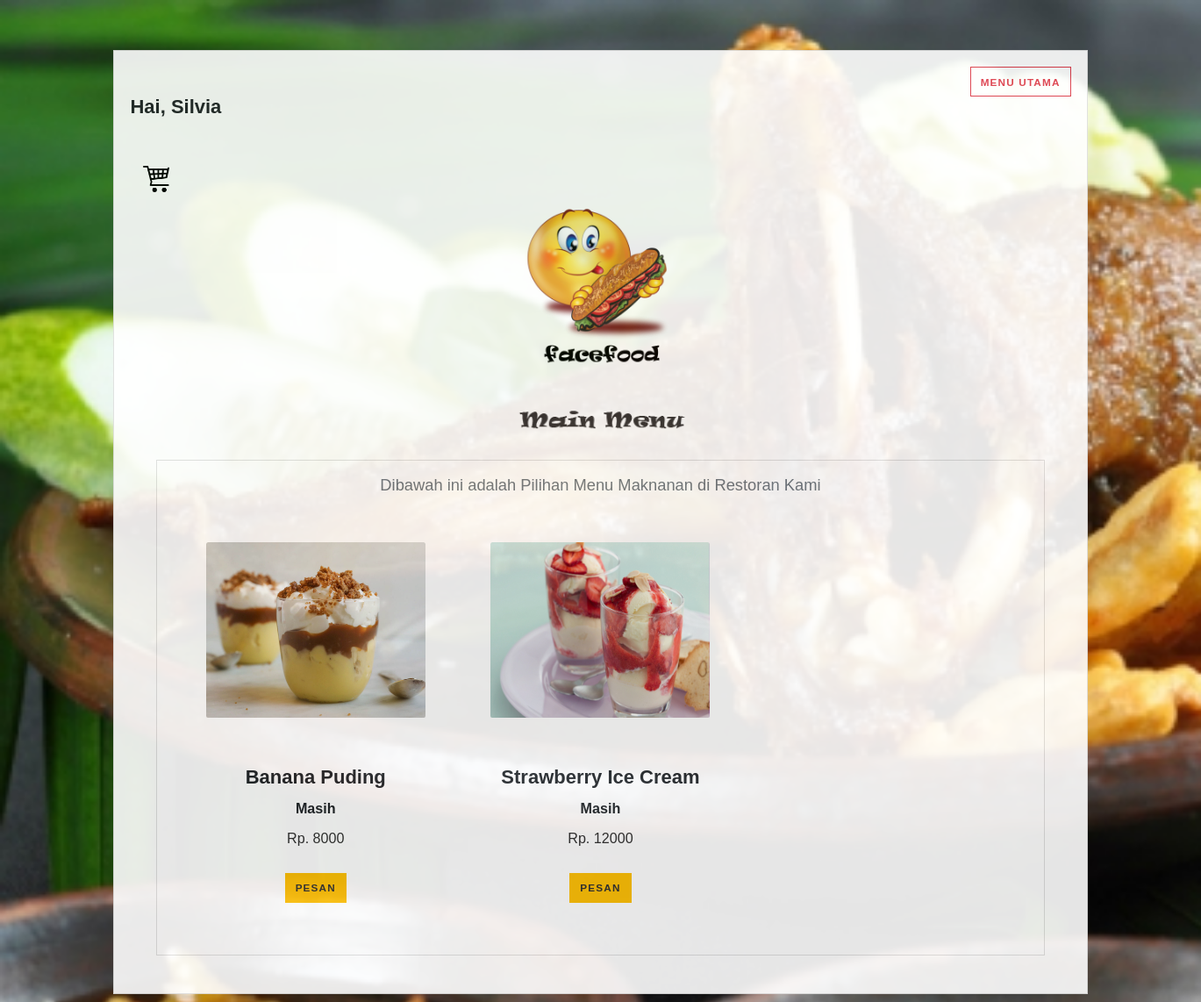
/menu_dessert.php (signed in), run on the app's committed database.
### tables this page shows
CREATE TABLE `dessert` (
  `no` int(11) NOT NULL,
  `nama` varchar(50) NOT NULL,
  `ketersediaan` varchar(11) NOT NULL,
  `harga` mediumtext NOT NULL,
  `foto` varchar(200) NOT NULL
);

### menu_dessert.php (the view, shortened to what this page needs)
<?php
if(isset($_SESSION['fullname']))
{
?>
<!DOCTYPE html>
<html>
<head>
	<link rel="stylesheet" type="text/css" href="assets/css/bootstrap.css">
  <link rel="stylesheet" href="assets/css/main.css" />
  <link rel="stylesheet" href="vendor/bootstrap/css/bootstrap.min.css">
  <link rel="stylesheet" href="vendor/font-awesome/css/font-awesome.min.css">
  <link rel="stylesheet" href="vendor/bootstrap-select/css/bootstrap-select.min.css">
  <link rel="stylesheet" href="vendor/owl.carousel/assets/owl.carousel.css">
  <link rel="stylesheet" href="vendor/owl.carousel/assets/owl.theme.default.css">
  <link rel="stylesheet" href="css/style.default.css" id="theme-stylesheet">
  <link rel="stylesheet" href="css/custom.css">
</head>
<body class="subpage">
<body class="bg-default" style="background-color:#fafafa">
	<div class="container-fluid">
	  <div class="row">
	  	<div class="col-md-1"></div>
	    <div class="col-md-10">
	    <div style="opacity: 0.9">
	    	<div class="card" style="margin-top:1rem;margin-bottom:1rem">
				  <div class="card-body">
				  	<div style="text-align: right">
				  <a class="btn btn-outline-danger my-2 my-sm-0" href="menu.php">Menu Utama</a> </div>
          <h3><th scope="col">Hai,
         <?php echo $_SESSION['fullname'] ?></th></h3>
         <br><br>
         <a href="order_cart.php?nama=<?=$_SESSION['fullname']?>"><div style="text-align: right" class="col-md-1"><img src="cart.png" width="30" height="30"></div></a>
	<div style="text-align: center">
					<img src="assets/image/icon_title.png" width="220" height="220"></div>
				<div style="text-align: center">
					<img src="assets/image/main_menu.png" width="500" height="70"></div>
	<div id="all">
      <div class="container-fluid">
    <div class="row">
      <div class="col-md-12">
        <div style="padding:1rem">
          <div class="card">
            <div class="card-body">
             <div id="content">
        <div class="container">
            <div class="col-md-15">
              <h6 class="text-muted lead" style="text-align: center">Dibawah ini adalah Pilihan Menu Maknanan di Restoran Kami </h6>
              <br><br>
              <div class="row products products-big">
                <div class="col-lg-4 col-md-6">
                  <div class="product">
                    <div class="image"><alt="" class="img-fluid image1">
                    <?php
                    $query = "SELECT * FROM dessert where no='1'";
                    $result = mysql_query($query);
                    $i=1;
                    while ($row = mysql_fetch_array($result,MYSQL_ASSOC)) {
                      echo "<td><img src='admin/images/".$row['foto']."' width='250' height='200'></td>" ?> <alt="" class="img-fluid image1"></a></div>
                      <h3 class="h3"><?= $row['nama']?></h3>
                      <h3 class="h4"><?= $row['ketersediaan']?></h3>
                      <p class="price">Rp. <?=$row['harga']?></p>
                      <?php if($row['ketersediaan'] == "Masih"){?>
                      <a class="btn btn-warning btn-m" id=test href="order_dessert.php?no=<?=$row['no']?>">Pesan
                      </a></td>
                      <?php $i++;}?>
                  </div>
                </div>
                <?php }?>
                <div class="col-lg-4 col-md-6">
                  <div class="product">
                    <div class="image"><alt="" class="img-fluid image1">
                    <?php
                    $query = "SELECT * FROM dessert where no='2'";
                    $result = mysql_query($query);
                    $i=1;
                    while ($row = mysql_fetch_array($result,MYSQL_ASSOC)) {
                      echo "<td><img src='admin/images/".$row['foto']."' width='250' height='200'></td>" ?> <alt="" class="img-fluid image1"></a></div>
                      <h3 class="h3"><?= $row['nama']?></h3>
                      <h3 class="h4"><?= $row['ketersediaan']?></h3>
                      <p class="price">Rp. <?=$row['harga']?></p>
                      <?php if($row['ketersediaan'] == "Masih"){?>
                      <a class="btn btn-warning btn-m" id=test href="order_dessert.php?no=<?=$row['no']?>">Pesan
                      </a></td>
                      <?php $i++;}?>
                  </div>
                </div>
                <?php }?>
                <div class="col-lg-4 col-md-6">
                  <div class="product">
                    <div class="image"><alt="" class="img-fluid image1">
                <div class="col-lg-4 col-md-6">
                  <div class="product">
                    <div class="image"><alt="" class="img-fluid image1">
                <div class="col-lg-4 col-md-6">
                  <div class="product">
                    <div class="image"><alt="" class="img-fluid image1">
                <div class="col-lg-4 col-md-6">
                 <div class="product">
                    <div class="image"><alt="" class="img-fluid image1">
                <div class="col-lg-4 col-md-6">
                  <div class="product">
                    <div class="image"><alt="" class="img-fluid image1">
                <div class="col-lg-4 col-md-6">
                  <div class="product">
                    <div class="image"><alt="" class="img-fluid image1">
                <div class="col-lg-4 col-md-6">
                  <div class="product">
                    <div class="image"><alt="" class="img-fluid image1">
                <div class="col-lg-4 col-md-6">
                  <div class="product">
                    <div class="image"><alt="" class="img-fluid image1">
                <div class="col-lg-4 col-md-6">
                  <div class="product">
                    <div class="image"><alt="" class="img-fluid image1">
                <div class="col-lg-4 col-md-6">
                 <div class="product">
                    <div class="image"><alt="" class="img-fluid image1">
                <div class="col-lg-4 col-md-6">
                 <div class="product">
                    <div class="image"><alt="" class="img-fluid image1">
                <div class="col-lg-4 col-md-6">
                  <div class="product">
                    <div class="image"><alt="" class="img-fluid image1">
                <div class="col-lg-4 col-md-6">
                  <div class="product">
                    <div class="image"><alt="" class="img-fluid image1">
                <div class="col-lg-4 col-md-6">
                  <div class="product">
                    <div class="image"><alt="" class="img-fluid image1">
                <div class="col-lg-4 col-md-6">
                  <div class="product">
                    <div class="image"><alt="" class="img-fluid image1">
                <div class="col-lg-4 col-md-6">
                  <div class="product">
            </div>
      </div>
      </div>
    </div>
  </div>
</body>
</html>
<?php
}

### assets/css/main.css (style rules this page uses)
html, body, div, span, applet, object, iframe, h1, h2, h3, h4, h5, h6, p, blockquote, pre, a, abbr, acronym, address, big, cite, code, del, dfn, em, img, ins, kbd, q, s, samp, small, strike, strong, sub, sup, tt, var, b, u, i, center, dl, dt, dd, ol, ul, li, fieldset, form, label, legend, table, caption, tbody, tfoot, thead, tr, th, td, article, aside, canvas, details, embed, figure, figcaption, footer, header, hgroup, menu, nav, output, ruby, section, summary, time, mark, audio, video { margin: 0; padding: 0; border: 0; font-size: 100%; font: inherit; vertical-align: baseline; }
body { line-height: 1; }
body { -webkit-text-size-adjust: none; }
*, *:before, *:after { -moz-box-sizing: border-box; -webkit-box-sizing: border-box; box-sizing: border-box; }
.container { margin-left: auto; margin-right: auto; }
.container { width: 80rem; }
@media screen and (max-width: 1680px) { .container { width: 80rem; } }
.row { border-bottom: solid 1px transparent; -moz-box-sizing: border-box; -webkit-box-sizing: border-box; box-sizing: border-box; }
.row > * { float: left; -moz-box-sizing: border-box; -webkit-box-sizing: border-box; box-sizing: border-box; }
.row:after, .row:before { content: ''; display: block; clear: both; height: 0; }
.row > * { padding: 0 0 0 2rem; }
.row { margin: 0 0 -1px -2rem; }
@media screen and (max-width: 1680px) { .row > * { padding: 0 0 0 2rem; } }
@media screen and (max-width: 1680px) { .row { margin: 0 0 -1px -2rem; } }
body { -ms-overflow-style: scrollbar; }
body { background: #fff; }
html { font-size: 13pt; }
@media screen and (max-width: 1680px) { html { font-size: 11pt; } }
body { background-color: #fff; color: #444; }
body, input, select, textarea { font-family: "Poppins", sans-serif; font-weight: 300; font-size: 1rem; line-height: 1.65; }
a { text-decoration: underline; }
p { margin: 0 0 2rem 0; }
h1, h2, h3, h4, h5, h6 { font-weight: 300; line-height: 1.5; margin: 0 0 1rem 0; }
h3 { font-size: 1.35rem; }
h6 { font-size: 0.7rem; }
a { color: #8a4680; }
h1, h2, h3, h4, h5, h6 { color: #555; }
.image { border-radius: 2px; border: 0; display: inline-block; position: relative; }
.image img { border-radius: 2px; display: block; }
body.subpage { padding-top: 3.25em; }

### css/style.default.css (style rules this page uses)
a { -webkit-transition: all 0.3s !important; transition: all 0.3s !important; display: inline-block; }
.card { border-radius: 0; margin-bottom: 10px; }
.card-body p { font-size: 0.9rem; color: #333; }
.btn { text-transform: uppercase; letter-spacing: 0.1em; }
.product { text-align: center; position: relative; margin-bottom: 40px; }
.product .image { overflow: hidden; max-height: 190px; }
.product .price { font-size: 1.1rem; }
.product img { -webkit-transition: all 0.3s; transition: all 0.3s; }
.product a { text-transform: uppercase; letter-spacing: 0.1em; color: #333; text-decoration: none !important; margin-top: 15px; }
.products-big .image { min-height: 250px; max-height: 250px; }
.btn { font-weight: 700; border: 1px solid transparent; padding: 0.5rem 0.75rem; font-size: 0.8rem; line-height: 1.5; border-radius: 0; -webkit-transition: color 0.15s ease-in-out, background-color 0.15s ease-in-out, border-color 0.15s ease-in-out, -webkit-box-shadow 0.15s ease-in-out; transition: color 0.15s ease-in-out, background-color 0.15s ease-in-out, border-color 0.15s ease-in-out, -webkit-box-shadow 0.15s ease-in-out; transition: color 0.15s ease-in-out, background-color 0.15s ease-in-out, border-color 0.15s ease-in-out, box-shadow 0.15s ease-in-out; transition: color 0.15s ease-in-out, background-color 0.15s ease-in-out, border-color 0.15s ease-in-out, box-shadow 0.15s ease-in-out, -webkit-box-shadow 0.15s ease-in-out; }
.btn-warning { color: color-yiq(#ffc107); background-color: #ffc107; border-color: #ffc107; }
.btn-outline-danger { color: #dc3545; background-color: transparent; background-image: none; border-color: #dc3545; }
body { font-family: "Roboto", Helvetica, Arial, sans-serif; font-size: 1rem; font-weight: 400; line-height: 1.5; color: #212529; background-color: #fff; }
a { color: #4fbfa8; text-decoration: none; }
h1, h2, h3, h4, h5, h6, .h1, .h2, .h3, .h4, .h5, .h6 { margin-bottom: 1rem; font-family: inherit; font-weight: 700; line-height: 1.1; color: inherit; }
h3, .h3 { font-size: 1.5rem; }
h4, .h4 { font-size: 1.1rem; }
h6, .h6 { font-size: 0.8rem; }
.lead { font-size: 1.25rem; font-weight: 300; }
.card { background-color: #fff; border: 1px solid rgba(0, 0, 0, 0.125); border-radius: 0; }
.card-body { padding: 1.25rem; }

### data on the page
dessert: foto (picture), nama "Banana Puding", ketersediaan "Masih", harga "8000"
dessert: foto (picture), nama "Strawberry Ice Cream", ketersediaan "Masih", harga "12000"

### other printed values
$_SESSION['fullname'] "Silvia"
